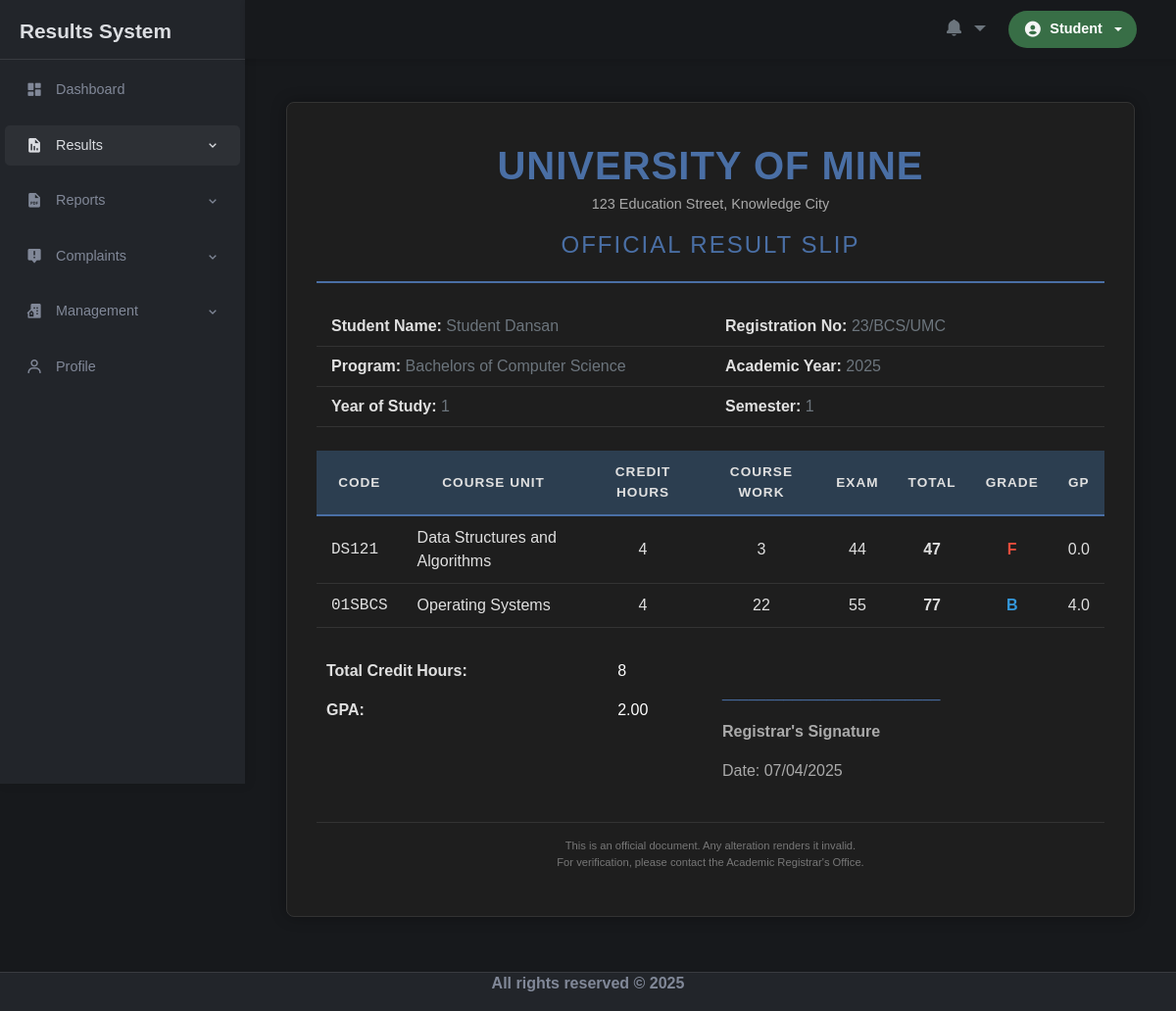
Screenshot of /semester-results.php (signed in) with the database file from the repository.
### tables this page shows
CREATE TABLE `students` (
  `studentId` int(11) NOT NULL,
  `name` varchar(100) DEFAULT NULL,
  `student_no` varchar(50) DEFAULT NULL,
  `reg_no` varchar(30) DEFAULT NULL,
  `course` int(11) DEFAULT NULL,
  `department` int(11) DEFAULT NULL,
  `date_of_birth` date DEFAULT NULL,
  `gender` text DEFAULT NULL,
  `nationality` varchar(30) DEFAULT NULL,
  `create_at` timestamp NOT NULL DEFAULT current_timestamp()
);

CREATE TABLE `course` (
  `id` int(11) NOT NULL,
  `course_name` varchar(100) NOT NULL,
  `course_code` varchar(10) NOT NULL,
  `created_at` datetime NOT NULL DEFAULT current_timestamp()
);

CREATE TABLE `results` (
  `id` int(11) NOT NULL,
  `code` int(10) NOT NULL,
  `course_work` int(50) DEFAULT NULL,
  `exam` int(50) DEFAULT NULL,
  `academic_year` varchar(20) NOT NULL,
  `semester` int(11) NOT NULL,
  `year_of_study` int(11) NOT NULL,
  `studentId` int(11) DEFAULT NULL,
  `created_at` timestamp NOT NULL DEFAULT current_timestamp()
);

CREATE TABLE `course_unit` (
  `id` int(11) NOT NULL,
  `code` varchar(30) NOT NULL,
  `name` varchar(100) NOT NULL,
  `credit_units` int(10) NOT NULL,
  `create_at` timestamp NOT NULL DEFAULT current_timestamp()
);

### semester-results.php (the view, shortened to what this page needs)
<?php
include('header.php');
$user_id = $_SESSION['user_id'];
$latestEnrollmentStmt = $dbh->prepare("
    SELECT academic_year, year_of_study, semester
    FROM enrollments
    WHERE studentId = :user_id
    ORDER BY academic_year DESC, semester DESC
    LIMIT 1
");
$latestEnrollmentStmt->execute([':user_id' => $user_id]);
$latest = $latestEnrollmentStmt->fetch(PDO::FETCH_OBJ);
if($latest) {
    $stmt = $dbh->prepare("
        SELECT
            r.*,
            cu.name AS course_unit_name,
            cu.credit_units,
            cu.code AS unit_code,
            st.name AS student_name,
            st.reg_no,
            st.course AS course_id,
            co.course_name,
            :academic_year AS academic_year,
            :year_of_study AS year_of_study,
            :semester AS semester
        FROM results r
        LEFT JOIN course_unit cu ON r.code = cu.id
        LEFT JOIN students st ON r.studentId = st.studentId
        LEFT JOIN course co ON st.course = co.id
        WHERE r.studentId = :user_id
            AND r.academic_year = :academic_year
            AND r.semester = :semester
        ORDER BY cu.name ASC
    ");
    $stmt->execute([
        ':user_id' => $user_id,
        ':academic_year' => $latest->academic_year,
        ':year_of_study' => $latest->year_of_study,
        ':semester' => $latest->semester
    ]);
    $results = $stmt->fetchAll(PDO::FETCH_OBJ);
} else {
    $results = [];
}
$total_credit_hours = 0;
$total_grade_points = 0;
foreach ($results as $result) {
    $result->total_score = $result->course_work + $result->exam;
    $result->grade = calculateGrade($result->total_score);
    $result->grade_point = calculateGradePoint($result->grade);
    $result->quality_point = $result->credit_units * $result->grade_point;
    $total_credit_hours += $result->credit_units;
    $total_grade_points += $result->quality_point;
}
$gpa = $total_credit_hours > 0 ? $total_grade_points / $total_credit_hours : 0;
?>
<main class="container">
    <div class="main-view">
        <div class="result-slip-container">
            <div class="result-slip">
                <div class="institution-header text-center mb-4">
                    <h1 class="institution-name">UNIVERSITY OF MINE</h1>
                    <p class="institution-address">123 Education Street, Knowledge City</p>
                    <h2 class="document-title">OFFICIAL RESULT SLIP</h2>
                </div>
                <div class="student-info-section mb-4">
                    <table class="info-table">
                        <tr>
                            <td><strong>Student Name:</strong> <span class="text-secondary"><?= htmlspecialchars($results[0]->student_name ?? '') ?></span></td>
                            <td><strong>Registration No:</strong> <span class="text-secondary"><?= htmlspecialchars($results[0]->reg_no ?? '') ?></span></td>
                        </tr>
                        <tr>
                            <td><strong>Program:</strong> <span class="text-secondary"><?= htmlspecialchars($results[0]->course_name ?? '') ?></span></td>
                            <td><strong>Academic Year:</strong> <span class="text-secondary"><?= htmlspecialchars($results[0]->academic_year ?? '') ?></span></td>
                        </tr>
                        <tr>
                        <td><strong>Year of Study:</strong> <span class="text-secondary"><?= htmlspecialchars($results[0]->year_of_study ?? '') ?></span></td>
                        <td><strong>Semester:</strong> <span class="text-secondary"><?= htmlspecialchars($results[0]->semester ?? '') ?></span></td>
                        </tr>
                    </table>
                </div>
                <div class="results-table mb-4">
                    <table>
                        <thead>
                            <tr class="table-header">
                                <th >Code</th>
                                <th>Course Unit</th>
                                <th>Credit Hours</th>
                                <th>Course Work</th>
                                <th>Exam</th>
                                <th>Total</th>
                                <th>Grade</th>
                                <th>GP</th>
                            </tr>
                        </thead>
                        <tbody>
                            <?php foreach ($results as $result): ?>
                            <tr>
                                <td style="padding: 10px 15px; font-family: SFMono-Regular, Menlo, Monaco, Consolas, 'Liberation Mono', 'Courier New', monospace;"><?= htmlspecialchars($result->unit_code) ?></td>
                                <td style="padding: 10px 15px;"><?= htmlspecialchars($result->course_unit_name) ?></td>
                                <td style="padding: 10px 15px; text-align: center;"><?= htmlspecialchars($result->credit_units) ?></td>
                                <td style="padding: 10px 15px; text-align: center;"><?= htmlspecialchars($result->course_work) ?></td>
                                <td style="padding: 10px 15px; text-align: center;"><?= htmlspecialchars($result->exam) ?></td>
                                <td style="padding: 10px 15px; text-align: center; font-weight: bold;"><?= htmlspecialchars($result->total_score) ?></td>
                                <td style="padding: 10px 15px; text-align: center; font-weight: bold;
                                    <?php
                                    switch(strtolower($result->grade)) {
                                        case 'b': echo 'color: #3498db'; break;
                                        case 'f': echo 'color: #e74c3c'; break;
                                    }
                                    ?>">
                                    <?= htmlspecialchars($result->grade) ?>
                                </td>
                                <td style="padding: 10px 15px; text-align: center;"><?= number_format($result->grade_point, 1) ?></td>
                            </tr>
                            <?php endforeach; ?>
                        </tbody>
                    </table>
                </div>
                <div class="summary-section">
                    <div class="row">
                        <div class="col-md-6">
                            <table class="summary-table">
                                <tr>
                                    <td><strong>Total Credit Hours:</strong></td>
                                    <td class="highlight-text"><?= $total_credit_hours ?></td>
                                </tr>
                                <tr>
                                    <td><strong>GPA:</strong></td>
                                    <td class="highlight-text"><?= number_format($gpa, 2) ?></td>
                                </tr>
                            </table>
                        </div>
                        <div class="col-md-6 text-right">
                            <div class="signature-area">
                                <p class="signature-line">_________________________</p>
                                <p><strong>Registrar's Signature</strong></p>
                                <p>Date: <?= date('d/m/Y') ?></p>
                            </div>
                        </div>
                    </div>
                </div>
                <div class="footer-note mt-4">
                    <p class="text-center small">
                        This is an official document. Any alteration renders it invalid.<br>
                        For verification, please contact the Academic Registrar's Office.
                    </p>
                </div>
            </div>
        </div>
    </div>
</main>
<?php
include('footer.php');
function calculateGrade($score) {
    if ($score >= 70) return 'B';
    return 'F';
}
function calculateGradePoint($grade) {
    switch ($grade) {
        case 'B': return 4.0;
        default: return 0.0;
    }
}
?>

### assets/styles/styles.css (style rules this page uses)
:root { --light-bg-color: #f8f9fa; --light-tertiary-bg: #e9ecef; --light-text-color: #495057; --light-heading-color: #212529; --light-primary-color: #4CAF50; --light-primary-hover: #3e8e41; --light-active-bg: #e2f3e3; --light-border-color: #dee2e6; --light-card-bg: #ffffff; --bg-color: #17191c; --tertiary-bg-color: #22252a; --txt-color: #818898; --light-txt-color: #dbdde1; --primary-color: #4CAF50; --primary-hover: #3e8e41; --active-bg-color: #4CAF50; }
* { margin: 0; padding: 0; box-sizing: border-box; font-family: Arial, sans-serif; }
body { display: flex; flex-direction: column; min-height: 100vh; color: var(--light-txt-color); background-color: var(--bg-color); }
.container .main-view { margin: 80px 0 0 250px; padding-bottom: 40px; flex: 1; }

### assets/styles/allocations.css (style rules this page uses)
:root { --dark-primary: #1a1e1e; --dark-secondary: #1e2323; --dark-accent: #1a2e28; --neon-green: #4CAF50; --neon-lime: #A5D6A7; --text-primary: #e2e2e2; --text-secondary: #b8b8b8; --success: #4CAF50; --warning: #FFC107; --danger: #F44336; --glass-bg: rgba(30, 46, 46, 0.7); }
::placeholder { color: #6b7280 !important; opacity: 1 !important; }

### assets/styles/results.css (style rules this page uses)
:root { --dark-bg: #1a1e29; --dark-card: #1e232e; --dark-accent: #1a2e28; --text-primary: #e0e3e7; --text-secondary: #a1a8b3; --primary-color: #4CAF50; --primary-hover: #3d8b40; --border-color: rgba(255, 255, 255, 0.08); --success: #4CAF50; --warning: #FFC107; --danger: #F44336; }
.table-header { grid-template-columns: 1fr 1fr 0.7fr 0.7fr 0.7fr; background: rgba(0, 0, 0, 0.2); padding: 0.75rem 1rem; font-weight: 600; color: var(--text-primary); border-bottom: 1px solid var(--border-color); }
::placeholder { color: #6b7280 !important; opacity: 1 !important; }
.result-slip { background-color: #1e1e1e; padding: 30px; border: 1px solid #333; box-shadow: 0 0 15px rgba(0,0,0,0.3); max-width: 1000px; margin: 0 auto; border-radius: 8px; }
.result-slip .institution-header { border-bottom: 2px solid #4a6fa5; padding-bottom: 15px; margin-bottom: 20px; }
.result-slip .institution-name { color: #4a6fa5; font-weight: bold; margin: 10px 0 5px; letter-spacing: 1px; }
.result-slip .institution-address { color: #aaa; font-size: 0.9rem; }
.result-slip .document-title { color: #4a6fa5; font-size: 1.5rem; margin-top: 10px; text-transform: uppercase; letter-spacing: 2px; }
.result-slip .info-table { width: 100%; margin-bottom: 20px; color: #e0e0e0; }
.result-slip .info-table td { padding: 8px 15px; width: 50%; border-bottom: 1px solid #333; }
.result-slip .results-table table { width: 100%; margin-bottom: 1rem; color: #e0e0e0; background-color: #1e1e1e !important; border-collapse: collapse; }
.result-slip .table-header { background-color: #2c3e50 !important; color: white; text-transform: uppercase; font-size: 0.85rem; letter-spacing: 1px; border-bottom: 2px solid #4a6fa5; }
.results-table tr { color: #e0e0e0 !important; background-color: #1e1e1e !important; border-bottom: 1px solid #333; }
.table-header th { padding: 12px 15px; text-align: center; }
.result-slip .highlight-text { color: #ffffff; font-weight: 500; }
.result-slip .summary-table { width: 100%; color: #e0e0e0; }
.result-slip .summary-table td { padding: 8px 10px; border: none; }
.result-slip .signature-area { margin-top: 30px; color: #aaa; }
.result-slip .signature-line { color: #4a6fa5; }
.result-slip .footer-note { color: #777; font-size: 0.8rem; border-top: 1px solid #333; padding-top: 15px; }

### rows the page displays
students: name "Student Dansan", reg_no "23/BCS/UMC"
course: course_name "Bachelors of Computer Science"
results: course_unit.code "DS121", course_unit.name "Data Structures and Algorithms", course_unit.credit_units "4", course_work "3", exam "44", course_work+exam "47", course_work+exam "F", course_work+exam "0.0"
results: course_unit.code "01SBCS", course_unit.name "Operating Systems", course_unit.credit_units "4", course_work "22", exam "55", course_work+exam "77", course_work+exam "B", course_work+exam "4.0"

### other values shown
$user_name "Student"
$results[0]->academic_year "2025"
$results[0]->year_of_study "1"
$results[0]->semester "1"
$total_credit_hours "8"
$gpa "2.00"
